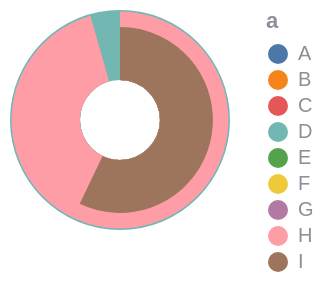

Specify this chart in Vega-Lite:
### Vega specification from a JSON file in a GitHub repository (floating-point values rounded to 4 significant figures)
{"$schema": "https://vega.github.io/schema/vega/v6.json", "background": null, "padding": 5, "width": 110, "height": 110, "style": "view", "data": [{"name": "source_0", "values": [{"a": "A", "b": 28, "c": 5, "g": "x"}, {"a": "B", "b": 55, "c": 9, "g": "y"}, {"a": "C", "b": 43, "c": 2, "g": "x"}, {"a": "D", "b": 91, "c": 7, "g": "y"}, {"a": "E", "b": 81, "c": 4, "g": "x"}, {"a": "F", "b": 53, "c": 6, "g": "y"}, {"a": "G", "b": 19, "c": 8, "g": "x"}, {"a": "H", "b": 87, "c": 1, "g": "y"}, {"a": "I", "b": 52, "c": 3, "g": "x"}]}, {"name": "data_0", "source": "source_0", "transform": [{"type": "filter", "expr": "isValid(datum[\"b\"]) && isFinite(+datum[\"b\"])"}]}], "marks": [{"name": "marks", "type": "arc", "style": ["arc"], "from": {"data": "data_0"}, "encode": {"update": {"innerRadius": {"value": 20}, "fill": {"scale": "color", "field": "a"}, "description": {"signal": "\"b: \" + (format(datum[\"b\"], \"\")) + \"; a: \" + (isValid(datum[\"a\"]) ? isArray(datum[\"a\"]) ? join(datum[\"a\"], ' ') : datum[\"a\"] : \"\"+datum[\"a\"])"}, "x": {"signal": "width", "mult": 0.5}, "y": {"signal": "height", "mult": 0.5}, "outerRadius": {"scale": "radius", "field": "b"}, "startAngle": {"scale": "theta", "field": "b"}, "endAngle": {"scale": "theta", "value": 0}}}}], "scales": [{"name": "theta", "type": "linear", "domain": {"data": "data_0", "field": "b"}, "range": [0, 6.283], "zero": true}, {"name": "radius", "type": "sqrt", "domain": {"data": "data_0", "field": "b"}, "range": [20, {"signal": "min(width,height)/2"}], "zero": true}, {"name": "color", "type": "ordinal", "domain": {"data": "data_0", "field": "a", "sort": true}, "range": "category"}], "legends": [{"fill": "color", "symbolType": "circle", "title": "a"}], "config": {"axis": {"labelColor": "#8a8f98", "titleColor": "#8a8f98", "domainColor": "#8a8f98", "tickColor": "#8a8f98", "gridColor": "#8a8f98", "gridOpacity": 0.25}, "legend": {"labelColor": "#8a8f98", "titleColor": "#8a8f98"}, "style": {"cell": {"stroke": "#8a8f98", "strokeOpacity": 0.4}}}}
